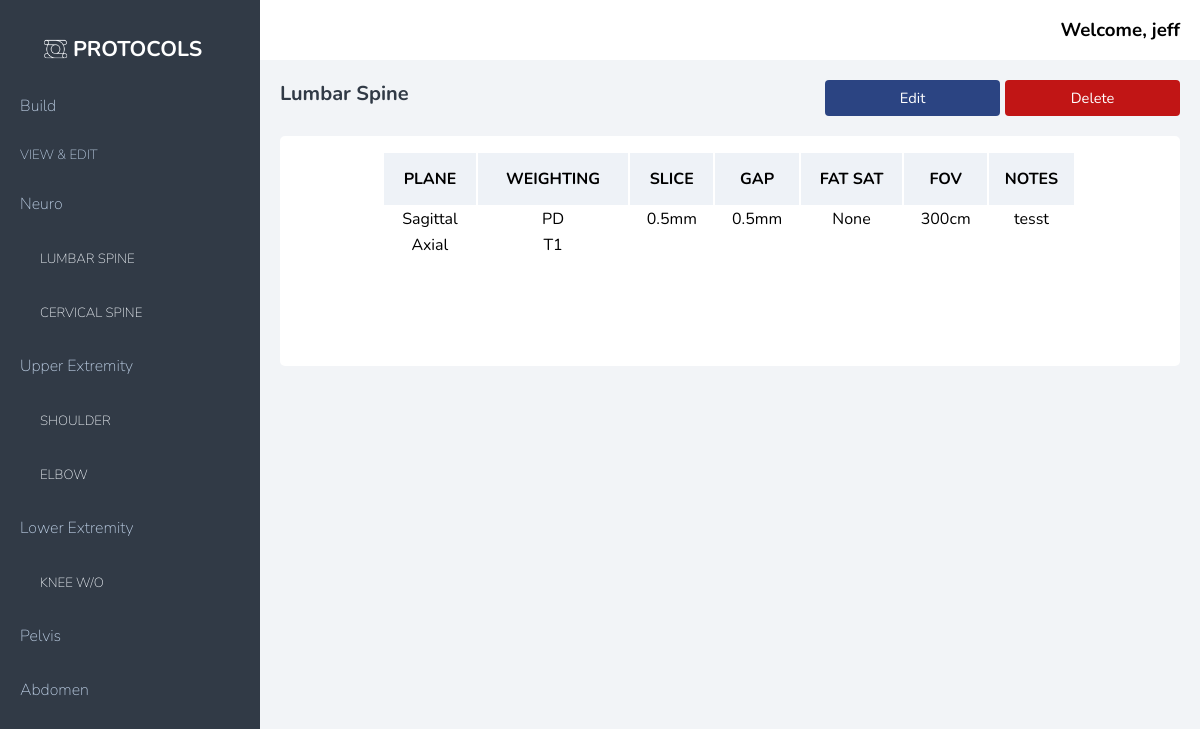
/details/1 (signed in), run on the app's committed database.
### app/models.py (models this page shows)
class Category (models.Model):
    name = models.CharField(max_length=255)
    created_at = models.DateTimeField(auto_now_add=True)
    updated_at = models.DateTimeField(auto_now=True)

class Protocol(models.Model):
    name = models.CharField(max_length=255)
    category = models.ForeignKey(Category, related_name='protocols', on_delete=models.CASCADE)
    created_at = models.DateTimeField(auto_now_add=True)
    updated_at = models.DateTimeField(auto_now=True)
    objects = ScanManager()

class User(models.Model):
    email = models.CharField(max_length=255)
    facility = models.CharField(max_length=255)
    first_name = models.CharField(max_length=255)
    last_name = models.CharField(max_length=255)
    password = models.CharField(max_length=255)
    created_at = models.DateTimeField(auto_now_add=True)
    updated_at = models.DateTimeField(auto_now=True)
    objects = UserManager()

class Sequence(models.Model):
    plane = models.CharField(max_length=255)
    weighting = models.CharField(max_length=255)
    slice = models.CharField(max_length=255, blank=True)
    gap = models.CharField(max_length=255, blank=True)
    fat_sat = models.CharField(max_length=255)
    fov = models.CharField(max_length=255, blank=True)
    notes = models.CharField(max_length=255, blank=True)
    protocol = models.ForeignKey(Protocol, related_name='sequences', on_delete=models.CASCADE)
    created_at = models.DateTimeField(auto_now_add=True)
    updated_at = models.DateTimeField(auto_now=True)
    objects = ScanManager()

### app/views.py (the view)
# urls.py: path('details/<int:id>', views.details),
def details (request,id):
    if 'user_id' not in request.session:
        return redirect ('/')
    else:
        protocol_id = id
        selected = Protocol.objects.get(id=protocol_id)
        context = {
            'protocols': Protocol.objects.all(),
            'category': Category.objects.all(),
            'user': User.objects.get(id=request.session['user_id']),
            'current_protocol': selected
        }
        return render (request, 'details.html', context)

### app/templates/details.html (shortened to what this page needs)
<!DOCTYPE html>
<html lang="en">
<head>
    {%load static%}
    <link rel="stylesheet" href="{%static 'style2.css'%}">
</head>
<body>
    <div class="wrapper">
        <div class="left_nav">
            <div class="navhead">
                <img src="{%static 'logo.png'%}" id="logo">
                <h1>PROTOCOLS</h1>
            </div>
            <div class="main_nav">
                <h3><a href="/build">Build</a></h3>
                <h3 class="section">VIEW & EDIT</h3>
                {%for category in category%}
                    <h3>{{category.name}}</h3>
                        {%for protocol in category.protocols.all%}
                        <p><a href="/details/{{protocol.id}}" class="protocol_link">{{protocol.name}}</a></p>
                        {%endfor%}
                {%endfor%}
            </div>
        </div>
        <div class="main">
            <div class="header">
                <h3>Welcome, {{user.first_name}}</h3>
            </div>
            <div class="content">
                <div class="protocol_title">
                    <h1>{{current_protocol.name}}</h1>
                    <div class="title_buttons">
                        <a href="/edit/{{current_protocol.id}}"><button>Edit</button></a>
                        <form action="/delete_protocol" method="POST">{%csrf_token%}
                        <button class="delete">Delete</button>
                        </form>
                    </div>
                </div>
                <div class="card">
                    <table class="sequence">
                        <tr>
                            <th>PLANE</th>
                            <th>WEIGHTING</th>
                            <th>SLICE</th>
                            <th>GAP</th>
                            <th>FAT SAT</th>
                            <th>FOV</th>
                            <th>NOTES</th>
                        </tr>
                        {%for sequence in current_protocol.sequences.all%}
                            <tr>
                                <td>{{sequence.plane}}</td>
                                <td>{{sequence.weighting}}</td>
                                <td>{{sequence.slice}}</td>
                                <td>{{sequence.gap}}</td>
                                <td>{{sequence.fat_sat}}</td>
                                <td>{{sequence.fov}}</td>
                                <td>{{sequence.notes}}</td>
                            </tr>
                        {%endfor%}
                    </table>
                </div>
            </div>
        </div>
    </div>
</body>
</html>

### app/static/style2.css (style rules this page uses)
body { margin: 0px; padding: 0px; font-family: 'Nunito', sans-serif; background-color: #F2F4F7; }
.wrapper { display: flex; }
.left_nav { width: 260px; background-color: #313A46; height: 100vh; display: flex; flex-direction: column; }
#logo { height: 45px; margin-top: 10px; margin-left: -25px; }
.navhead { text-align: center; width: 260px; display: flex; justify-content: center; margin-top: 20px; }
.navhead h1 { color: white; font-size: 16pt; margin-left: -5px; }
.main_nav { display: flex; width: 220px; margin: 0 auto; flex-direction: column; }
.main_nav h3 { color: #bccee4; font-size: 12pt; font-weight: 200; }
.main_nav .section { font-size: 10pt; font-weight: 200; }
.main { display: flex; flex-direction: column; flex-grow: 1; }
.header { height: 40px; background-color: white; padding: 10px 20px;; display: flex; align-items: center; justify-content: flex-end; }
.header h3 { margin: 0px; }
.content { padding: 20px; }
.card { background-color: white; padding: 15px; min-height: 200px; border-radius: 5px; margin-top: 20px; }
button { background-color: #2b4482; color: white; font-family: 'Nunito', sans-serif; font-size: 11pt; padding: 8px; border: none; border-radius: 4px; width: 175px; }
.sequence { width: 80%; margin: 0 auto; }
td { text-align: center; vertical-align: middle; }
tr th { background-color: #EEF2F7; padding: 15px 0px; vertical-align: middle; }
.main_nav a { color: #bccee4; font-size: 12pt; font-weight: 200; text-decoration: none; }
.main_nav .protocol_link { color: #EEF2F7; font-size: 10pt; margin-left: 20px; text-transform: uppercase; }
.protocol_title { color: #313A46; display: flex; justify-content: space-between; }
.protocol_title h1 { margin: 0px; font-size: 15pt; color: #313A46; }
.protocol_title .delete { background-color: #c11515; margin-left: 5px; }
.title_buttons { display: flex; }

### data on the page
Category: name "Neuro"
Protocol: name "LUMBAR SPINE", name "Lumbar Spine"
Protocol: name "CERVICAL SPINE"
Category: name "Upper Extremity"
Protocol: name "SHOULDER"
Protocol: name "ELBOW"
Category: name "Lower Extremity"
Protocol: name "KNEE W/O"
Category: name "Pelvis"
Category: name "Abdomen"
User: first_name "jeff"
Sequence: plane "Sagittal", weighting "PD", slice "0.5mm", gap "0.5mm", fat_sat "None", fov "300cm", notes "tesst"
Sequence: plane "Axial", weighting "T1"
